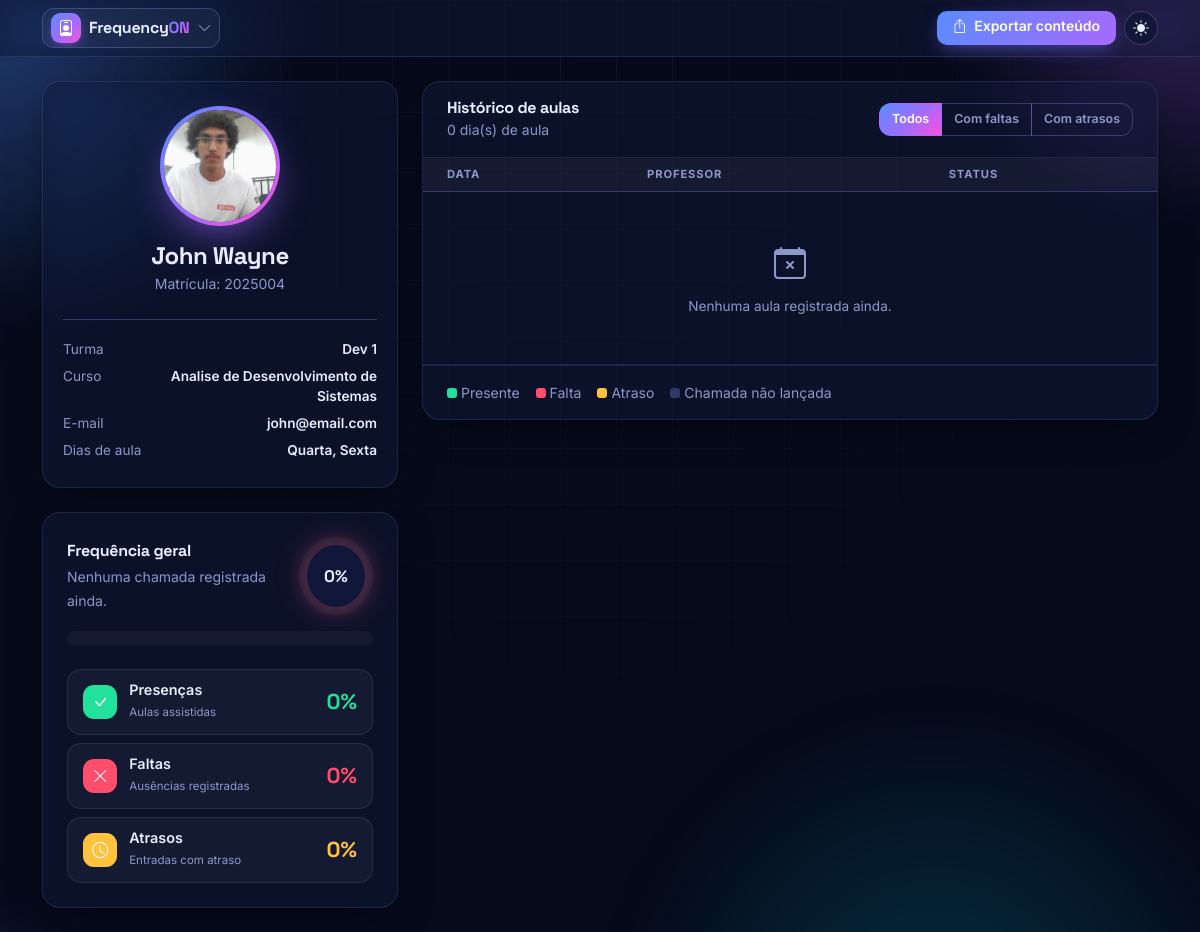
The app's page /admin/alunos/4 (signed in), older data.
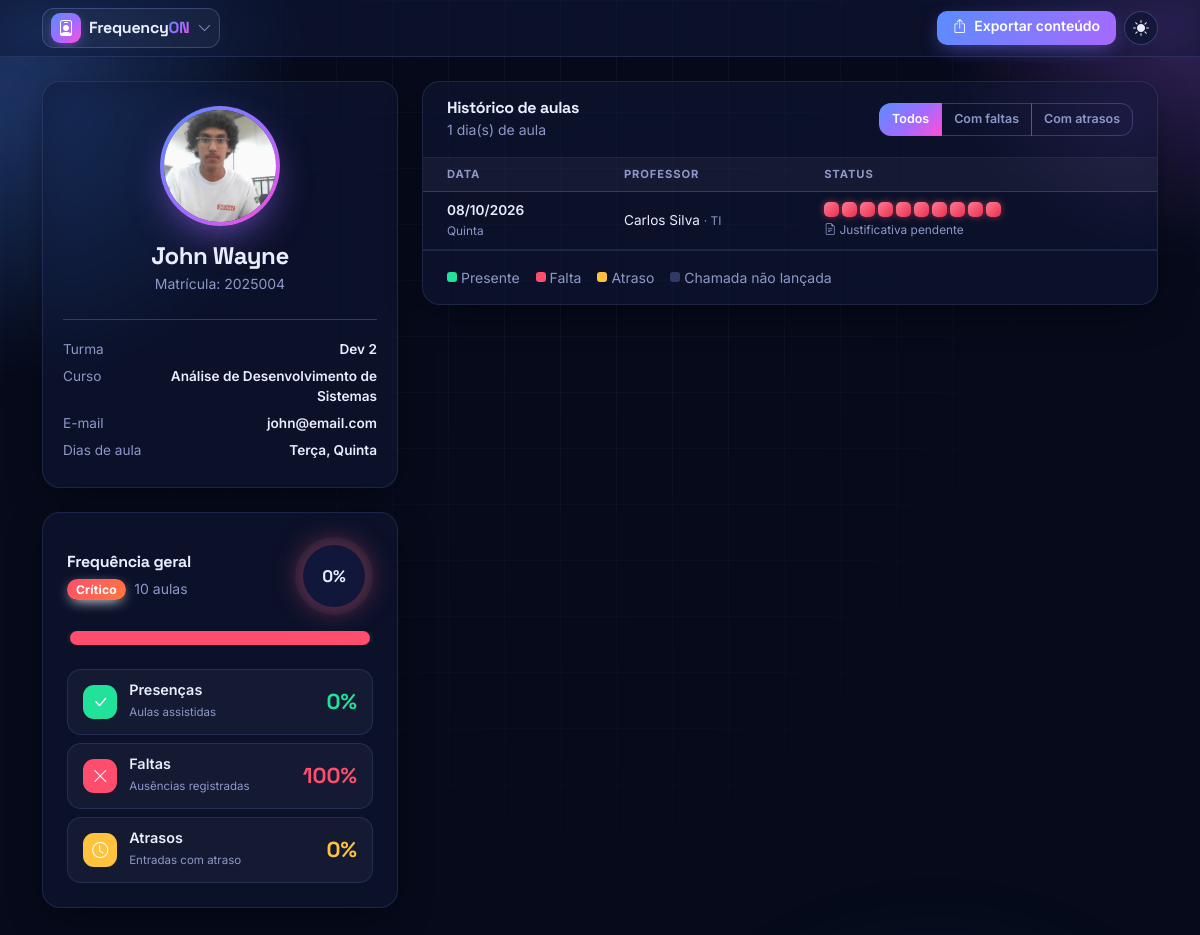
The same page, newer data.
### database.py (models this page shows, shortened)
class Turma(db.Model):
    __tablename__ = "turmas"
    id = db.Column(db.Integer, primary_key=True)
    nome = db.Column(db.String(120), nullable=False)
    curso = db.Column(db.String(120), nullable=False)
    alunos = db.relationship("Aluno", back_populates="turma")
    vinculos = db.relationship("ProfessorTurma", back_populates="turma",
                               cascade="all, delete-orphan")
    @property
    def dias_aula(self):
        return tuple(sorted({d for v in self.vinculos for d in v.dias_semana}))
    @property
    def dias_aula_nomes(self):
        return ", ".join(NOMES_DIAS[d] for d in self.dias_aula) or "Nenhum dia definido"

class ProfessorTurma(db.Model):
    __tablename__ = "professor_turma"
    professor_id = db.Column(db.Integer, db.ForeignKey("professores.id"), primary_key=True)
    turma_id = db.Column(db.Integer, db.ForeignKey("turmas.id"), primary_key=True)
    dias = db.Column(db.String(20), nullable=False, default="")   # ex: "1,3" = terça e quinta
    professor = db.relationship("Professor", back_populates="vinculos")
    turma = db.relationship("Turma", back_populates="vinculos")
    @property
    def dias_semana(self):
        return tuple(int(d) for d in self.dias.split(",") if d.strip().isdigit())

class UsuarioMixin:
    def set_senha(self, senha):
        self.senha_hash = generate_password_hash(senha)
    def check_senha(self, senha):
        return check_password_hash(self.senha_hash, senha)

class Professor(UsuarioMixin, db.Model):
    __tablename__ = "professores"
    id = db.Column(db.Integer, primary_key=True)
    nome = db.Column(db.String(120), nullable=False)
    email = db.Column(db.String(120), unique=True, nullable=False)
    senha_hash = db.Column(db.String(255), nullable=False)
    departamento = db.Column(db.String(120))
    foto = db.Column(db.String(255))
    vinculos = db.relationship("ProfessorTurma", back_populates="professor",
                               cascade="all, delete-orphan")

class Justificativa(db.Model):
    __tablename__ = "justificativas"
    __table_args__ = (db.UniqueConstraint("aluno_id", "data"),)
    id = db.Column(db.Integer, primary_key=True)
    aluno_id = db.Column(db.Integer, db.ForeignKey("alunos.id"), nullable=False, index=True)
    data = db.Column(db.Date, nullable=False)
    motivo = db.Column(db.Text, nullable=False)
    status = db.Column(db.String(10), nullable=False, default="pendente")
    criada_em = db.Column(db.DateTime, default=agora_local)
    respondida_em = db.Column(db.DateTime)

### app.py (the view)
@admin.route("/alunos/<int:id>")
@requer("admin")
def detalhes_aluno(id):
    return _render_detalhes(db.get_or_404(Aluno, id), "admin")

### app.py (called while the page is built)
def usuario_atual():
    tipo, uid = session.get("tipo"), session.get("uid")
    modelo = {"admin": Admin, "professor": Professor, "aluno": Aluno}.get(tipo)
    return db.session.get(modelo, uid) if modelo and uid else None

def requer(tipo):
    def deco(f):
        @wraps(f)
        def wrapper(*a, **kw):
            if session.get("tipo") != tipo or not usuario_atual():
                return redirect(url_for({"admin": "login_admin", "professor": "login_professor"}
                                        .get(tipo, "login_aluno")))
            return f(*a, **kw)
        return wrapper
    return deco

def _render_detalhes(aluno, visao):
    return render_template("aluno/detalhes.html", aluno=aluno, visao=visao,
                           **_historico_aluno(aluno))

### database.py (called while the page is built)
def agora_local():
    return datetime.now(FUSO_HORARIO).replace(tzinfo=None)

def hoje_local():
    if DATA_SISTEMA:
        try:
            return date.fromisoformat(DATA_SISTEMA)
        except ValueError:
            pass
    return agora_local().date()

def eh_dia_com_aula(data, dias):
    return data.weekday() in dias

### templates/aluno/detalhes.html (shortened to what the changed rows need)
<!DOCTYPE html>
<html lang="pt-br">
<head>
    {% include 'componentes/cabecalho.html' %}
    <link href="{{ url_for('static', filename='css/aluno.css') }}" rel="stylesheet">
</head>
<body>
{% set url_voltar = url_for('admin.alunos') if visao == 'admin' else url_for('logout') %}
{% set texto_voltar = 'Voltar' if visao == 'admin' else 'Sair' %}
{% set icone_voltar = 'bi-arrow-left-circle' if visao == 'admin' else 'bi-box-arrow-left' %}
{% set url_exportar = url_for('admin.exportar_aluno', id=aluno.id) if visao == 'admin' else url_for('aluno.exportar') %}
<main class="container-xl py-4">
    <div class="row g-4">
        <div class="col-12 col-lg-4 d-flex flex-column gap-4">
            <div class="card-fo fo-glass p-4" data-fo-reveal>
                <div class="row g-4 align-items-center">
                    <div class="col-12 col-md-6 col-lg-12 text-center">
                        <h1 class="h4 fw-bold mb-0">{{ aluno.nome }}</h1>
                    </div>
                    <div class="col-12 col-md-6 col-lg-12 perfil-info px-md-4 px-lg-2">
                        <div class="info-linha"><span class="rotulo">Turma</span><span class="valor">{{ aluno.turma.nome if aluno.turma else 'Sem turma' }}</span></div>
                        <div class="info-linha"><span class="rotulo">Curso</span><span class="valor">{{ aluno.turma.curso if aluno.turma else '-' }}</span></div>
                        {% if aluno.turma %}
                        <div class="info-linha"><span class="rotulo">Dias de aula</span><span class="valor">{{ aluno.turma.dias_aula_nomes }}</span></div>
                        {% endif %}
                    </div>
                </div>
            </div>
            <div class="card-fo fo-glass p-4" data-fo-reveal>
                {% set nivel_freq = 'bom' if frequencia >= 75 else ('medio' if frequencia >= 50 else 'ruim') %}
                <div class="d-flex align-items-center justify-content-between mb-3">
                    <div>
                        <h2 class="h6 fw-bold mb-1">Frequência geral</h2>
                        {% if total_aulas %}
                            <span class="badge rounded-pill {{ 'bg-success' if frequencia >= 75 else ('bg-warning text-dark' if frequencia >= 50 else 'bg-danger') }}">
                                {{ 'Regular' if frequencia >= 75 else ('Atenção' if frequencia >= 50 else 'Crítico') }}
                            </span>
                            <small class="text-muted ms-1">{{ total_aulas }} aulas</small>
                        {% else %}
                            <small class="text-muted">Nenhuma chamada registrada ainda.</small>
                        {% endif %}
                    </div>
                </div>
                <div class="barra-geral mb-4" role="img" aria-label="Presenças {{ pct_presenca }}%, faltas {{ pct_falta }}%, atrasos {{ pct_atraso }}%">
                    <div class="parte falta" style="--largura: {{ pct_falta }}%"></div>
                </div>
                <div class="d-flex flex-column gap-2">
                    <div class="indicador">
                        <span class="icone falta"><i class="bi bi-x-lg"></i></span>
                        <div><div class="titulo">Faltas</div><small>Ausências registradas</small></div>
                        <span class="pct text-danger" data-countup>{{ pct_falta }}%</span>
                    </div>
                </div>
            </div>
        </div>
        <div class="col-12 col-lg-8">
            <div class="card-fo fo-glass" data-fo-reveal>
                <div class="p-3 px-4 d-flex align-items-center justify-content-between flex-wrap gap-2 border-bottom">
                    <div>
                        <h2 class="h6 fw-bold mb-0">Histórico de aulas</h2>
                        <small class="text-muted">{{ linhas|length }} dia(s) de aula</small>
                    </div>
                </div>
                <div class="table-responsive">
                    <table class="table tabela-historico mb-0">
                        <thead>
                            <tr>
                                <th class="ps-4">Data</th>
                                <th class="d-none d-md-table-cell">Professor</th>
                                <th>Status</th>
                            </tr>
                        </thead>
                        <tbody>
                            {% for l in linhas %}
                            <tr data-falta="{{ 1 if l.faltas else 0 }}" data-atraso="{{ 1 if l.atrasos else 0 }}">
                                <td class="ps-4 text-nowrap">
                                    <div class="fw-semibold">{{ l.data.strftime('%d/%m/%Y') }}</div>
                                    <small class="text-muted">{{ l.dia_nome }}</small>
                                </td>
                                <td class="d-none d-md-table-cell">
                                    {% for p in l.professores %}
                                        <div>{{ p.nome }}{% if p.departamento %} <small class="text-muted">· {{ p.departamento }}</small>{% endif %}</div>
                                    {% else %}
                                        <span class="text-muted">-</span>
                                    {% endfor %}
                                </td>
                                <td>
                                    <div class="quadros">
                                        {% for s in l.status %}
                                        <span class="q {{ s }}" title="Aula {{ loop.index }}: {{ 'Chamada não lançada' if s == 'pendente' else s|capitalize }}"></span>
                                        {% endfor %}
                                    </div>
                                    {% if l.justificativa %}
                                    <small class="d-inline-block mt-1 {{ {'pendente': 'text-secondary', 'aceita': 'text-success', 'recusada': 'text-danger'}[l.justificativa.status] }}">
                                        <i class="bi bi-file-earmark-text"></i> Justificativa {{ l.justificativa.status }}
                                    </small>
                                    {% endif %}
                                </td>
                            </tr>
                            {% else %}
                            <tr>
                                <td colspan="3" class="text-center text-muted py-5">
                                    <i class="bi bi-calendar-x d-block fs-2 mb-2"></i>
                                    Nenhuma aula registrada ainda.
                                </td>
                            </tr>
                            {% endfor %}
                        </tbody>
                    </table>
                </div>
            </div>
        </div>
    </div>
</main>
</body>
</html>

Row changes from the older to the newer data that the page shows:
removed Turma: turma "Dev 1", turma "Analise de Desenvolvimento de Sistemas"
removed ProfessorTurma: turma.dias_aula_nomes "Quarta, Sexta"
now on this page (row unchanged): Turma: turma "Dev 2", turma "Análise de Desenvolvimento de Sistemas"
now on this page (row unchanged): ProfessorTurma: turma.dias_aula_nomes "Terça, Quinta"
now on this page (row unchanged): Professor: nome "Carlos Silva", departamento "TI"
added Justificativa: justificativa.status "pendente"
Text that changed along with them:
{{ total_aulas }}: (not shown) → "10"
{{ pct_falta }}: "0" → "100"
{{ linhas|length }}: "0" → "1"
text no longer shown: "Nenhuma chamada registrada ainda. Nenhuma aula registrada ainda."
text now shown: "Crítico aulas"
new list line: "08/10/2026 Quinta Justificativa"
